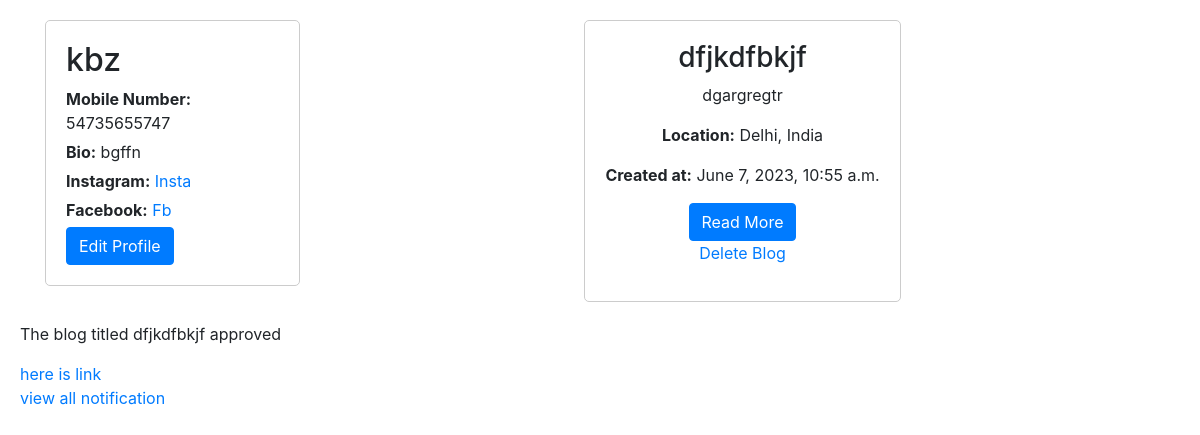
Page /userProfile/profile/view/ (signed in) on the earlier database version.
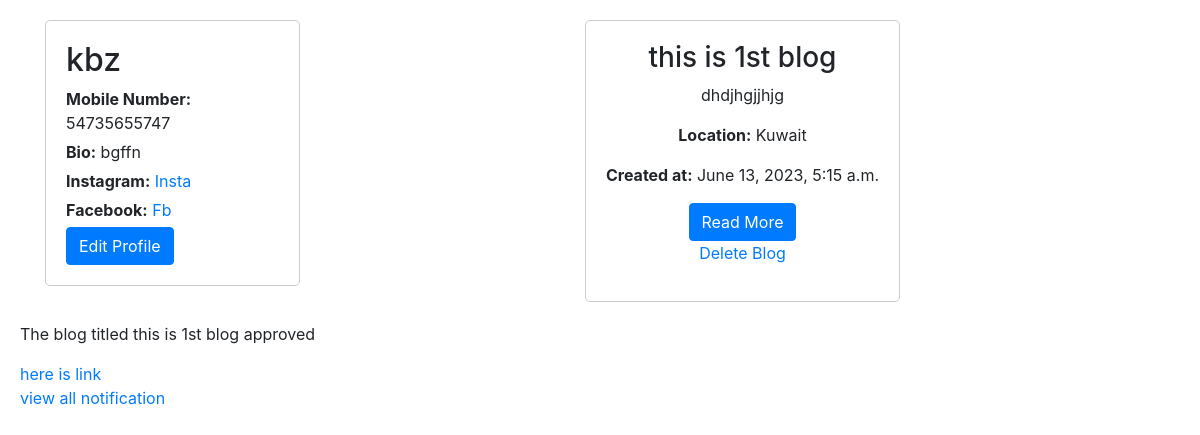
Same page on the later database version.
### blog/models.py (models this page shows, shortened)
class BlogPost(models.Model):
    user = models.ForeignKey(User, on_delete=models.CASCADE,default=None,related_name='blog_posts')
    id = models.AutoField(primary_key=True,auto_created=True,verbose_name='ID',serialize=False)
    thumbnail = models.ImageField(upload_to='thumbnailImages/')
    location = models.CharField(max_length=50,blank=True)
    title = models.CharField(max_length=100)
    content = models.TextField(blank=True)
    created_at = models.DateTimeField(auto_now_add=True)
    sub_posts = models.ManyToManyField('SubBlogPost', related_name='blog_posts')
    comments = models.ManyToManyField('Comment',related_name='comment',blank=True)
    status = models.SmallIntegerField(default=0)
    likes = models.ManyToManyField(User,related_name='user',blank=True)

### userProfile/models.py (models this page shows, shortened)
class Notification(models.Model):
    recipient = models.ForeignKey(User, on_delete=models.CASCADE)
    message = models.TextField()
    is_read = models.BooleanField(default=False)
    created_at = models.DateTimeField(auto_now_add=True)
    link = models.URLField(max_length=300,blank=True)

### userProfile/views.py (the view)
# urls.py: path('profile/view/', profile_view, name='profile_view'),
def profile_view(request):
    user = request.user
    profile = Profile.objects.get(user=user)
    blog_posts = BlogPost.objects.filter(user=user)
    notification = Notification.objects.filter(recipient=user).order_by('-id')[:4]
    context={
        'blog_posts': blog_posts,
        'profile': profile,
        'notifications':notification,
    }
    return render(request, 'userProfile/profile.html', context)

### Templates/userProfile/profile.html (shortened to what this page needs)
<!DOCTYPE html>
<html lang="en">
<head>
    <link rel="stylesheet" href="https://stackpath.bootstrapcdn.com/bootstrap/4.5.0/css/bootstrap.min.css">
</head>
<body>
    <div class="container">
        <div class="row">
            <div class="col-md-3">
                <div class="profile-card">
                    <h2>{{ profile.user.username }}</h2>
                    <p><strong>Mobile Number:</strong> {{ profile.mobile_number }}</p>
                    <p><strong>Bio:</strong> {{ profile.user_bio }}</p>
                    <p><strong>Instagram:</strong> <a href="{{ profile.instagram_link }}">Insta</a></p>
                    <p><strong>Facebook:</strong> <a href="{{ profile.facebook_link }}">Fb</a></p>
                    <a href="{% url 'profile_page' %}" class="btn btn-primary">Edit Profile</a>
                </div>
            </div>
            <div class="col-md-9">
                <div class="blog-section">
                    {% for blog_post in blog_posts %}
                    <div class="blog-card">
                        <h3>{{ blog_post.title }}</h3>
                        <p>{{ blog_post.content|truncatewords:30 }}</p>
                        <p><strong>Location:</strong> {{ blog_post.location }}</p>
                        <p><strong>Created at:</strong> {{ blog_post.created_at }}</p>
                        {% if blog_post.status == 1 %}
                        <a href="{% url 'blog_details' blog_post.id %}" class="btn btn-primary">Read More</a>
                        {% else %}
                        <a href="{% url 'blog_preview' blog_post.id %}" class="btn btn-primary">Edit Blog</a>
                        {% endif %}
                        <div>
                            <p>
                                <a href="{% url 'delete_blog' blog_post.id %}">Delete Blog</a>
                            </p>
                        </div>
                    </div>
                    {% endfor %}
                </div>
            </div>
        </div>
    </div>
    <div>
        {% for notf in notifications %}
            <p>{{notf.message}}</p>
            <a href="{{notf.link}}">here is link</a>
        {% endfor %}<br>
        <a href="{% url 'all_notf' %}">view all notification</a>
    </div>
</body>
</html>

Differences in the rows shown:
removed BlogPost: title "dfjkdfbkjf", content "dgargregtr", location "Delhi, India", created_at "June 7, 2023, 10:55 a.m.", status "Read More"
removed Notification: message "The blog titled dfjkdfbkjf approved"
added BlogPost: title "this is 1st blog", content "dhdjhgjjhjg", location "Kuwait", created_at "June 13, 2023, 5:15 a.m.", status "Read More"
added Notification: message "The blog titled this is 1st blog approved"
